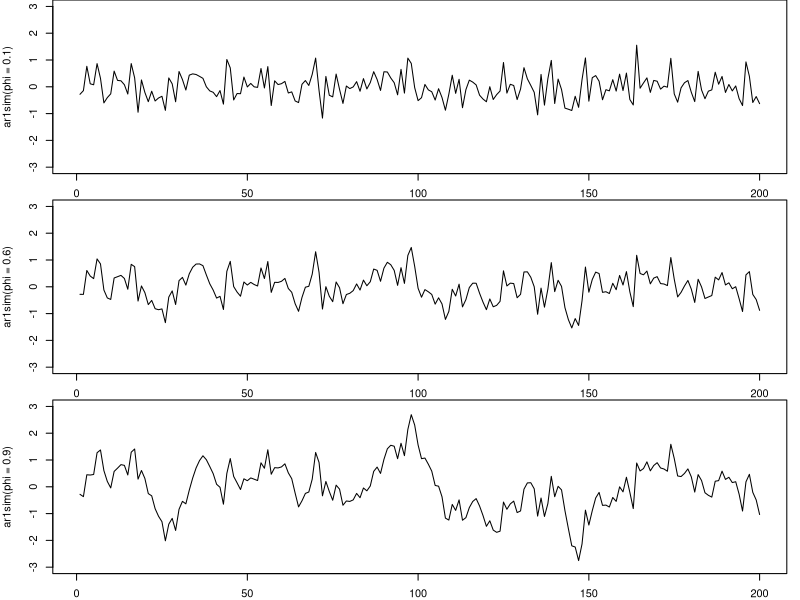
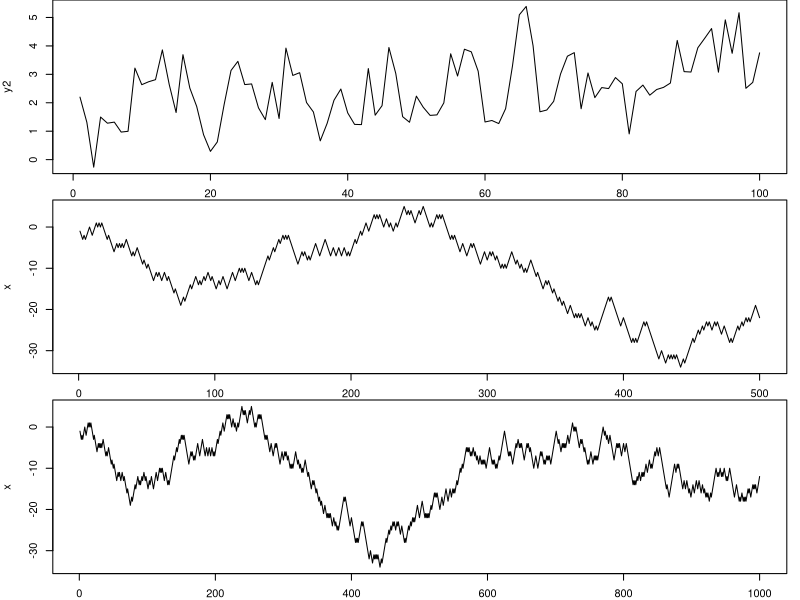

R code for these plots, in order:
## ---- chunk 1
# Some R code to simulate data from an AR1 model
set.seed(123)
T = 100
t_seq = 1:T
sigma = 1
alpha = 1
phi = 0.6
y = rep(NA,T)
y[1] = rnorm(1,0,sigma)
for(t in 2:T) y[t] = rnorm(1,alpha + phi * y[t-1], sigma)
## ---- chunk 2
ar1sim <- function(T=200, sigma=0.5, alpha=0, phi=0.6){
  set.seed(123)
  y = rep(NA,T)
  y[1] = rnorm(1,0,sigma)
  for(t in 2:T) y[t] = rnorm(1,alpha + phi*y[t-1], sigma)
  y
}
par(mfrow = c(3,1), mar = c(2,4,0,1))
plot(ar1sim(phi=0.1),type='l', ylim = c(-3,3))
plot(ar1sim(phi=0.6),type='l', ylim = c(-3,3))
plot(ar1sim(phi=0.9),type='l', ylim = c(-3,3))

## ---- chunk 3
# Also simulate an AR(p) process
p = 3
phi2 = c(0.5,0.1,-0.02)
y2 = rep(NA,T)
y2[1:p] = rnorm(p,0,sigma)
for(t in (p+1):T) y2[t] = rnorm(1,alpha + sum( phi2 * y2[(t-1):(t-p)] ), sigma)
plot(t_seq,y2,type='l')
## ---- chunk 4
set.seed(123)
x <- cumsum(sample(c(-1, 1), size=500, replace=TRUE))
plot(x, type = 'l')
## ---- chunk 5
set.seed(123)
x <- cumsum(sample(c(-1, 1), size=1000, replace=TRUE))
plot(x, type = 'l')
